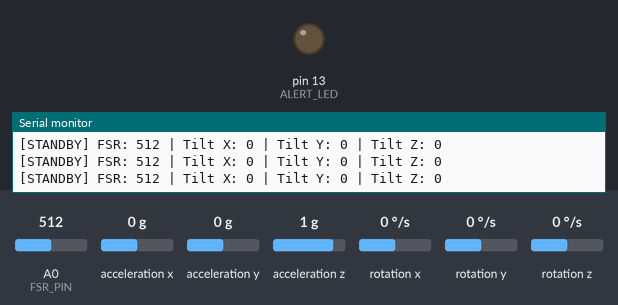
Simulated run of this sketch. Board: Arduino Uno, built with avr-gcc and run on an emulated ATmega328P. Parts: output pins drawn as LEDs (lit = HIGH), the last lines printed to the serial monitor. Inputs (shaded band) come from the test bench; at power-on: acceleration x 0 g, A0 (FSR_PIN) = 512, acceleration y 0 g, acceleration z 1 g, rotation x 0 °/s, rotation y 0 °/s, rotation z 0 °/s.

Above: at 2.5 s.
2.6 s: acceleration x set to -1.4 g
5.6 s: A0 (FSR_PIN) set to 693
8.6 s: A0 (FSR_PIN) set to 718
At 9.6 s:
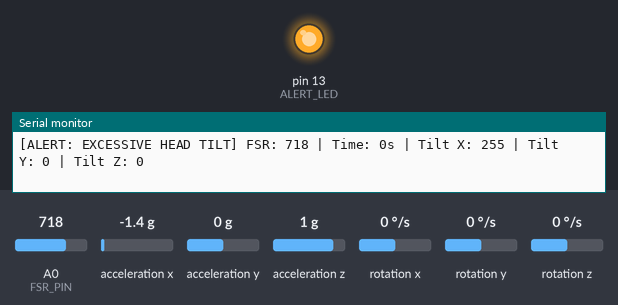
10.3 s: acceleration y set to -1.4 g
13.3 s: acceleration z set to -1.4 g
Timing chart, 0 to 16.3 s (numbered marks = the images above; inputs shaded):
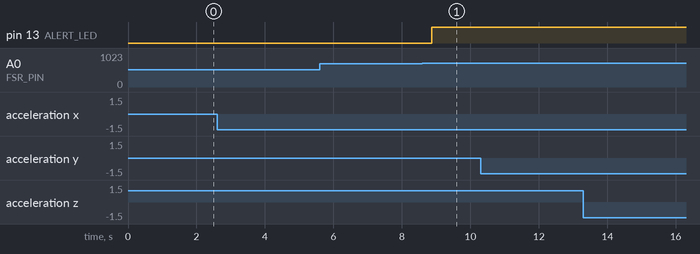

Measured:
- the behaviour switches between 700 and 701 on A0 (FSR_PIN) (found by bisection; images 0 and 1)
- after the input at 8.6 s, pin 13 (ALERT_LED): LOW → HIGH after 0.27 s

The sketch:

Neck.ino
```cpp
#include "Wire.h"
#include "I2Cdev.h"
#include "MPU6050.h"

// ==========================================
// 1. PIN DEFINITIONS
// ==========================================
const int FSR_PIN = A0;       // FSR 402 connected to A0 (with 1kΩ pull-down to GND)
const int ALERT_LED = 13;     // Onboard LED or active buzzer

// ==========================================
// 2. FSR 402 & SEDENTARY TIMER CONFIGURATION
// ==========================================
const int HEAD_RESTING_THRESHOLD = 700; // Trigger "Wearing" above this value
const int HEAD_REMOVED_THRESHOLD = 600; // Trigger "Empty" below this value

const unsigned long MAX_SITTING_DURATION = 30000; // Max sitting duration before beep (30s for presentation)
unsigned long sittingStartTime = 0;
bool sedentaryAlertActive = false;

// Pulsing beep timing for sedentary alert
const unsigned long BEEP_INTERVAL = 400; // 400ms ON, 400ms OFF
unsigned long lastBeepToggle = 0;
bool beepState = false;

const int NUM_READINGS = 10;
int readings[NUM_READINGS];
int readIndex = 0;
int total = 0;
int averageFSR = 0;
bool isWearingPillow = false;

// ==========================================
// 3. MPU-6050 CONFIGURATION
// ==========================================
MPU6050 mpu;
int16_t ax, ay, az;
int16_t gx, gy, gz;

int16_t ax_offset = 0;
int16_t ay_offset = 0;
int16_t az_offset = 0;

// Tilt thresholds (0 - 255 mapped scale)
const byte TILT_ALERT_THRESHOLD = 50;    // X and Y threshold
const byte Z_TILT_ALERT_THRESHOLD = 100; // Z threshold

struct TiltData {
  byte X;
  byte Y;
  byte Z;
};
TiltData tilt;

void setup() {
  Serial.begin(9600);
  Wire.begin();

  pinMode(ALERT_LED, OUTPUT);
  digitalWrite(ALERT_LED, LOW);

  // Initialize FSR moving average buffer
  for (int i = 0; i < NUM_READINGS; i++) {
    readings[i] = 0;
  }

  // Initialize MPU-6050
  Serial.println("Initializing Wellness Neck Pillow...");
  mpu.initialize();

  if (!mpu.testConnection()) {
    Serial.println("ERROR: MPU-6050 not found! Check SDA (A4) and SCL (A5) wiring.");
    while (1);
  }

  // Keep pillow still for 1 second to calibrate resting baseline
  delay(1000);
  int32_t sum_ax = 0, sum_ay = 0, sum_az = 0;
  const int samples = 50;

  for (int i = 0; i < samples; i++) {
    mpu.getAcceleration(&ax, &ay, &az);
    sum_ax += ax;
    sum_ay += ay;
    sum_az += az;
    delay(5);
  }

  ax_offset = sum_ax / samples;
  ay_offset = sum_ay / samples;
  az_offset = sum_az / samples;

  Serial.println("Calibration complete! Ready for use.");
}

void loop() {
  unsigned long currentMillis = millis();

  // ------------------------------------------
  // STEP 1: READ & FILTER FSR PRESSURE
  // ------------------------------------------
  total = total - readings[readIndex];
  readings[readIndex] = analogRead(FSR_PIN);
  total = total + readings[readIndex];
  readIndex = (readIndex + 1) % NUM_READINGS;
  averageFSR = total / NUM_READINGS;

  if (!isWearingPillow && averageFSR > HEAD_RESTING_THRESHOLD) {
    isWearingPillow = true;
    sittingStartTime = currentMillis; // Record exact time user sat down
    sedentaryAlertActive = false;
    beepState = false;
    Serial.println("[STATUS] Pillow Worn: ACTIVE (30s Timer Started)");
  }
  else if (isWearingPillow && averageFSR < HEAD_REMOVED_THRESHOLD) {
    isWearingPillow = false;
    sedentaryAlertActive = false; // Reset sedentary alert once user gets up
    beepState = false;
    digitalWrite(ALERT_LED, LOW);
    Serial.println("[STATUS] Pillow Removed: STANDBY (Timer Reset)");
  }

  // Check if user has been sitting continuously for 30 seconds
  if (isWearingPillow && !sedentaryAlertActive) {
    if (currentMillis - sittingStartTime >= MAX_SITTING_DURATION) {
      sedentaryAlertActive = true;
      lastBeepToggle = currentMillis;
      beepState = true;
    }
  }

  // ------------------------------------------
  // STEP 2: READ & COMPUTE RELATIVE HEAD TILT
  // ------------------------------------------
  mpu.getMotion6(&ax, &ay, &az, &gx, &gy, &gz);

  int16_t diff_x = ax - ax_offset;
  int16_t diff_y = ay - ay_offset;
  int16_t diff_z = az - az_offset;

  tilt.X = map(constrain(abs(diff_x), 0, 17000), 0, 17000, 0, 255);
  tilt.Y = map(constrain(abs(diff_y), 0, 17000), 0, 17000, 0, 255);
  tilt.Z = map(constrain(abs(diff_z), 0, 17000), 0, 17000, 0, 255);

  // ------------------------------------------
  // STEP 3: POSTURE & WELLNESS LOGIC
  // ------------------------------------------
  bool excessiveTilt = (tilt.X > TILT_ALERT_THRESHOLD ||
                        tilt.Y > TILT_ALERT_THRESHOLD ||
                        tilt.Z > Z_TILT_ALERT_THRESHOLD);

  if (isWearingPillow && sedentaryAlertActive) {
    // Priority 1: 30-second timer exceeded -> Pausing beeps (400ms ON / 400ms OFF)
    if (currentMillis - lastBeepToggle >= BEEP_INTERVAL) {
      lastBeepToggle = currentMillis;
      beepState = !beepState;
    }
    digitalWrite(ALERT_LED, beepState ? HIGH : LOW);
    Serial.print("[ALERT: STAND UP - 30s LIMIT REACHED] ");
  }
  else if (isWearingPillow && excessiveTilt) {
    // Priority 2: Poor posture -> Solid continuous beep
    digitalWrite(ALERT_LED, HIGH);
    Serial.print("[ALERT: EXCESSIVE HEAD TILT] ");
  }
  else {
    digitalWrite(ALERT_LED, LOW);
    Serial.print(isWearingPillow ? "[POSTURE OK] " : "[STANDBY] ");
  }

  // ------------------------------------------
  // STEP 4: SERIAL TELEMETRY OUTPUT
  // ------------------------------------------
  Serial.print("FSR: "); Serial.print(averageFSR);
  if (isWearingPillow) {
    Serial.print(" | Time: ");
    Serial.print((currentMillis - sittingStartTime) / 1000);
    Serial.print("s");
  }
  Serial.print(" | Tilt X: "); Serial.print(tilt.X);
  Serial.print(" | Tilt Y: "); Serial.print(tilt.Y);
  Serial.print(" | Tilt Z: "); Serial.println(tilt.Z);

  // delay(200);
}
```
